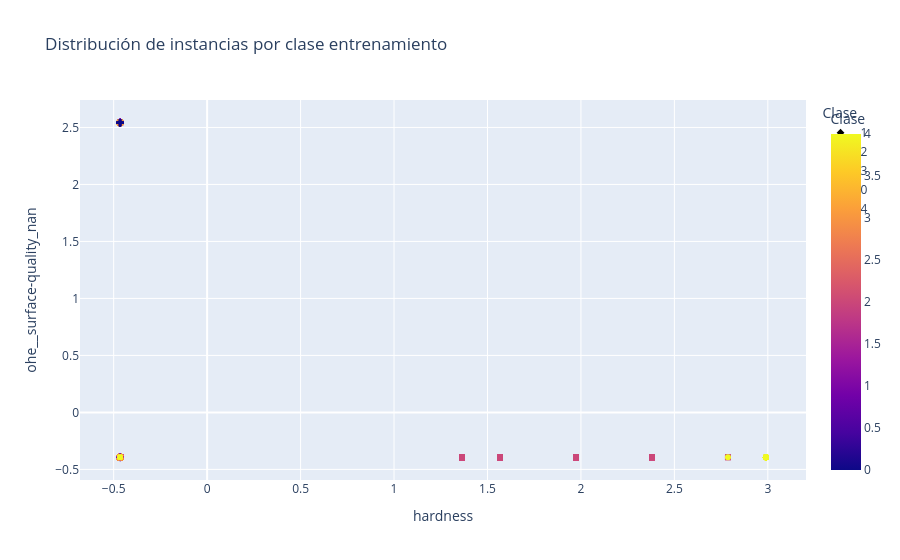
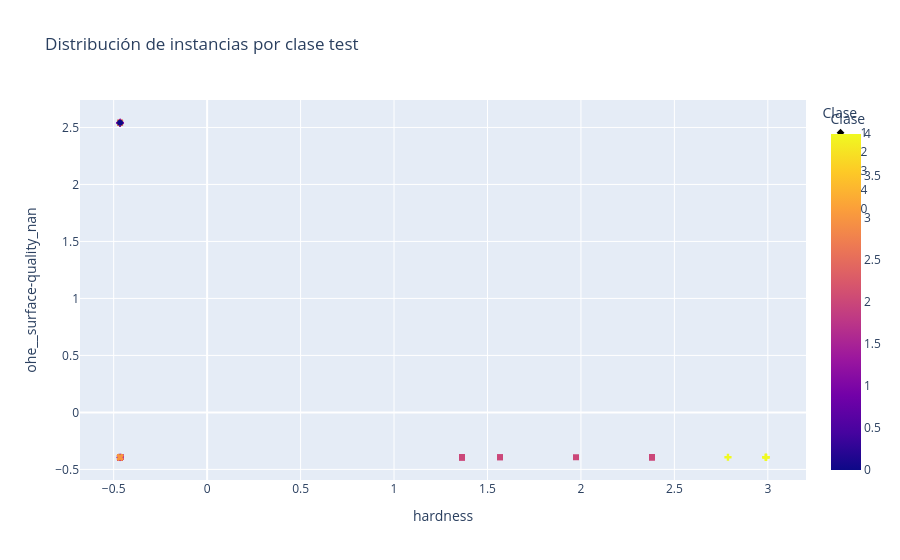
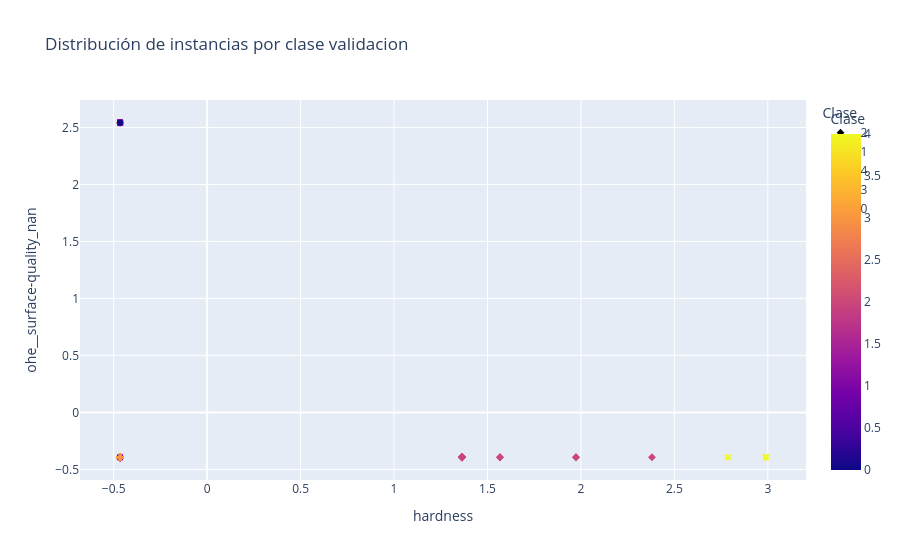

The notebook cell these images were saved under, in order:
### Markdown cell above
##### Ajuste de hiperparámetros

En esta sección vamos a añadir dificultad a los modelos para poder analizar en mayor medida el rendimiento obtenido despues de obtimizar los hiperparámetros. Para ello, podríamos aplicar dos enfoques:
* Quedarnos únicamente con un número muy reducido de características más influyentes.
* Eliminar las características más influyentes, y quedarnos con las peores.

Vamos a decantarnos por la primera opción por varios motivos:
* Al quedarnos con menos atributos, estamos reduciendo la dimensionalidad y mejora el coste computacional de los modelos
* Es más fácil obtener una representación de los datos en $\mathbb{R}^2$ o $\mathbb{R}^3$, lo cual nos facilita la interpretación de los modelos.

### Code cell
import plotly.express as px

df_train = pd.concat([X_train_2, y_train_2], axis=1)

# Colores distintos apra cada clase
COLOR_MAP = {
    '1': '#1f77b4',   # azul
    '2': '#ff7f0e',   # naranja
    '3': '#2ca02c',   # verde
    '4': '#d62728',   # rojo
    '5': '#9467bd',   # morado
    'U': '#8c564b',   # marrón
}

# Formas distintas para cada clase
SYMBOL_MAP = {
    '1': 'circle',
    '2': 'square',
    '3': 'diamond',
    '4': 'cross',
    '5': 'x',
    'U': 'triangle-up'
}

fig = px.scatter(
    df_train,
    x='hardness',
    y='ohe__surface-quality_nan',
    color='class',
    color_discrete_map=COLOR_MAP,
    symbol='class',         
    symbol_map=SYMBOL_MAP, 
    title='Distribución de instancias por clase entrenamiento',
    labels={'class': 'Clase'}
)
fig.show()

df_test = pd.concat([X_test_2, y_test_2], axis=1)

fig = px.scatter(
    df_test,
    x='hardness',    
    y='ohe__surface-quality_nan',
    color='class',
    color_discrete_map=COLOR_MAP,
    symbol='class',         
    symbol_map=SYMBOL_MAP,
    title='Distribución de instancias por clase test',
    labels={'class': 'Clase'}
)
fig.show()

df_val = pd.concat([X_val_2, y_val_2], axis=1)

fig = px.scatter(
    df_val,
    x='hardness',
    y='ohe__surface-quality_nan',
    color='class',
    color_discrete_map=COLOR_MAP,
    symbol='class',         
    symbol_map=SYMBOL_MAP,
    title='Distribución de instancias por clase validacion',
    labels={'class': 'Clase'}
)
fig.show()

### Figure 1 — Plotly figure (JSON) as saved in the notebook; plotly's stock layout.template omitted (floating-point values rounded to 4 significant figures; data arrays with more than 128 entries replaced by an {"elided": "..."} marker saying what was removed)
{"data": [{"hovertemplate": "Clase=%{marker.color}<br>hardness=%{x}<br>ohe__surface-quality_nan=%{y}<extra></extra>", "legendgroup": "1", "marker": {"color": [1, 1, 1, 1, 1, 1, 1, 1, 1, 1, 1, 1, 1, 1, 1, 1, 1, 1, 1, 1, 1, 1, 1, 1, 1, 1, 1, 1, 1, 1, 1, 1, 1, 1, 1, 1, 1, 1, 1, 1, 1, 1, 1, 1, 1, 1, 1, 1, 1, 1, 1, 1, 1, 1, 1, 1, 1, 1, 1, 1, 1, 1, 1, 1, 1, 1, 1, 1, 1, 1, 1, 1, 1, 1, 1, 1, 1, 1, 1], "coloraxis": "coloraxis", "symbol": "diamond"}, "mode": "markers", "name": "1", "orientation": "v", "showlegend": true, "type": "scatter", "x": [-0.4659, -0.4659, -0.4659, -0.4659, -0.4659, -0.4659, -0.4659, -0.4659, -0.4659, -0.4659, -0.4659, -0.4659, -0.4659, -0.4659, -0.4659, -0.4659, -0.4659, -0.4659, -0.4659, -0.4659, -0.4659, -0.4659, -0.4659, -0.4659, -0.4659, -0.4659, -0.4659, -0.4659, -0.4659, -0.4659, -0.4659, -0.4659, -0.4659, -0.4659, -0.4659, -0.4659, -0.4659, -0.4659, -0.4659, -0.4659, -0.4659, -0.4659, -0.4659, -0.4659, -0.4659, -0.4659, -0.4659, -0.4659, -0.4659, -0.4659, -0.4659, -0.4659, -0.4659, -0.4659, -0.4659, -0.4659, -0.4659, -0.4659, -0.4659, -0.4659, -0.4659, -0.4659, -0.4659, -0.4659, -0.4659, -0.4659, -0.4659, -0.4659, -0.4659, -0.4659, -0.4659, -0.4659, -0.4659, -0.4659, -0.4659, -0.4659, -0.4659, -0.4659, -0.4659], "xaxis": "x", "y": [2.541, 2.541, 2.541, 2.541, 2.541, 2.541, 2.541, 2.541, 2.541, 2.541, 2.541, 2.541, 2.541, 2.541, -0.3935, -0.3935, -0.3935, 2.541, 2.541, -0.3935, 2.541, 2.541, 2.541, 2.541, 2.541, 2.541, 2.541, 2.541, 2.541, 2.541, 2.541, 2.541, 2.541, 2.541, 2.541, 2.541, -0.3935, 2.541, 2.541, 2.541, 2.541, 2.541, 2.541, 2.541, 2.541, 2.541, 2.541, 2.541, 2.541, 2.541, 2.541, 2.541, 2.541, 2.541, 2.541, 2.541, 2.541, 2.541, 2.541, 2.541, 2.541, 2.541, 2.541, 2.541, 2.541, 2.541, -0.3935, -0.3935, 2.541, 2.541, 2.541, 2.541, -0.3935, 2.541, 2.541, 2.541, 2.541, 2.541, 2.541], "yaxis": "y"}, {"hovertemplate": "Clase=%{marker.color}<br>hardness=%{x}<br>ohe__surface-quality_nan=%{y}<extra></extra>", "legendgroup": "2", "marker": {"color": {"elided": "545 int values"}, "coloraxis": "coloraxis", "symbol": "square"}, "mode": "markers", "name": "2", "orientation": "v", "showlegend": true, "type": "scatter", "x": {"elided": "545 float values"}, "xaxis": "x", "y": {"elided": "545 float values"}, "yaxis": "y"}, {"hovertemplate": "Clase=%{marker.color}<br>hardness=%{x}<br>ohe__surface-quality_nan=%{y}<extra></extra>", "legendgroup": "3", "marker": {"color": [3, 3, 3, 3, 3, 3, 3, 3, 3, 3, 3, 3, 3, 3, 3, 3, 3, 3, 3, 3, 3, 3, 3, 3, 3, 3, 3, 3, 3, 3, 3, 3, 3, 3, 3, 3, 3, 3, 3, 3, 3, 3, 3, 3, 3, 3, 3, 3, 3, 3, 3, 3, 3, 3], "coloraxis": "coloraxis", "symbol": "x"}, "mode": "markers", "name": "3", "orientation": "v", "showlegend": true, "type": "scatter", "x": [-0.4659, -0.4659, -0.4659, -0.4659, -0.4659, -0.4659, -0.4659, -0.4659, -0.4659, -0.4659, -0.4659, -0.4659, -0.4659, -0.4659, -0.4659, -0.4659, -0.4659, -0.4659, -0.4659, -0.4659, -0.4659, -0.4659, -0.4659, -0.4659, -0.4659, -0.4659, -0.4659, -0.4659, -0.4659, -0.4659, -0.4659, -0.4659, -0.4659, -0.4659, -0.4659, -0.4659, -0.4659, -0.4659, -0.4659, -0.4659, -0.4659, -0.4659, -0.4659, -0.4659, -0.4659, -0.4659, -0.4659, -0.4659, -0.4659, -0.4659, -0.4659, -0.4659, -0.4659, -0.4659], "xaxis": "x", "y": [-0.3935, -0.3935, 2.541, 2.541, 2.541, -0.3935, -0.3935, -0.3935, -0.3935, -0.3935, -0.3935, -0.3935, -0.3935, -0.3935, -0.3935, -0.3935, -0.3935, 2.541, -0.3935, -0.3935, -0.3935, -0.3935, -0.3935, -0.3935, -0.3935, -0.3935, -0.3935, 2.541, -0.3935, -0.3935, -0.3935, -0.3935, -0.3935, -0.3935, -0.3935, -0.3935, -0.3935, -0.3935, -0.3935, -0.3935, -0.3935, 2.541, -0.3935, 2.541, -0.3935, -0.3935, -0.3935, -0.3935, 2.541, 2.541, 2.541, -0.3935, -0.3935, -0.3935], "yaxis": "y"}, {"hovertemplate": "Clase=%{marker.color}<br>hardness=%{x}<br>ohe__surface-quality_nan=%{y}<extra></extra>", "legendgroup": "0", "marker": {"color": [0, 0, 0, 0, 0, 0], "coloraxis": "coloraxis", "symbol": "cross"}, "mode": "markers", "name": "0", "orientation": "v", "showlegend": true, "type": "scatter", "x": [-0.4659, -0.4659, -0.4659, -0.4659, -0.4659, -0.4659], "xaxis": "x", "y": [2.541, 2.541, 2.541, 2.541, 2.541, 2.541], "yaxis": "y"}, {"hovertemplate": "Clase=%{marker.color}<br>hardness=%{x}<br>ohe__surface-quality_nan=%{y}<extra></extra>", "legendgroup": "4", "marker": {"color": [4, 4, 4, 4, 4, 4, 4, 4, 4, 4, 4, 4, 4, 4, 4, 4, 4, 4, 4, 4, 4, 4, 4, 4, 4, 4, 4, 4, 4, 4, 4, 4], "coloraxis": "coloraxis", "symbol": "circle"}, "mode": "markers", "name": "4", "orientation": "v", "showlegend": true, "type": "scatter", "x": [2.99, 2.99, 2.99, 2.99, 2.99, 2.99, 2.99, 2.99, 2.99, -0.4659, 2.99, 2.99, 2.99, 2.99, 2.99, 2.99, 2.99, 2.99, 2.99, 2.99, 2.99, -0.4659, 2.99, 2.99, 2.99, 2.99, 2.99, 2.787, 2.99, 2.99, 2.99, 2.99], "xaxis": "x", "y": [-0.3935, -0.3935, -0.3935, -0.3935, -0.3935, -0.3935, -0.3935, -0.3935, -0.3935, -0.3935, -0.3935, -0.3935, -0.3935, -0.3935, -0.3935, -0.3935, -0.3935, -0.3935, -0.3935, -0.3935, -0.3935, -0.3935, -0.3935, -0.3935, -0.3935, -0.3935, -0.3935, -0.3935, -0.3935, -0.3935, -0.3935, -0.3935], "yaxis": "y"}], "layout": {"coloraxis": {"colorbar": {"title": {"text": "Clase"}}, "colorscale": [[0, "#0d0887"], [0.1111, "#46039f"], [0.2222, "#7201a8"], [0.3333, "#9c179e"], [0.4444, "#bd3786"], [0.5556, "#d8576b"], [0.6667, "#ed7953"], [0.7778, "#fb9f3a"], [0.8889, "#fdca26"], [1, "#f0f921"]]}, "legend": {"title": {"text": "Clase"}, "tracegroupgap": 0}, "title": {"text": "Distribución de instancias por clase entrenamiento"}, "xaxis": {"anchor": "y", "domain": [0, 1], "title": {"text": "hardness"}}, "yaxis": {"anchor": "x", "domain": [0, 1], "title": {"text": "ohe__surface-quality_nan"}}}}

### Figure 2 — Plotly figure (JSON) as saved in the notebook; plotly's stock layout.template omitted (floating-point values rounded to 4 significant figures)
{"data": [{"hovertemplate": "Clase=%{marker.color}<br>hardness=%{x}<br>ohe__surface-quality_nan=%{y}<extra></extra>", "legendgroup": "1", "marker": {"color": [1, 1, 1, 1, 1, 1, 1, 1, 1, 1], "coloraxis": "coloraxis", "symbol": "diamond"}, "mode": "markers", "name": "1", "orientation": "v", "showlegend": true, "type": "scatter", "x": [-0.4659, -0.4659, -0.4659, -0.4659, -0.4659, -0.4659, -0.4659, -0.4659, -0.4659, -0.4659], "xaxis": "x", "y": [2.541, 2.541, 2.541, 2.541, 2.541, -0.3935, 2.541, 2.541, 2.541, 2.541], "yaxis": "y"}, {"hovertemplate": "Clase=%{marker.color}<br>hardness=%{x}<br>ohe__surface-quality_nan=%{y}<extra></extra>", "legendgroup": "2", "marker": {"color": [2, 2, 2, 2, 2, 2, 2, 2, 2, 2, 2, 2, 2, 2, 2, 2, 2, 2, 2, 2, 2, 2, 2, 2, 2, 2, 2, 2, 2, 2, 2, 2, 2, 2, 2, 2, 2, 2, 2, 2, 2, 2, 2, 2, 2, 2, 2, 2, 2, 2, 2, 2, 2, 2, 2, 2, 2, 2, 2, 2, 2, 2, 2, 2, 2, 2, 2, 2, 2], "coloraxis": "coloraxis", "symbol": "square"}, "mode": "markers", "name": "2", "orientation": "v", "showlegend": true, "type": "scatter", "x": [1.364, 1.364, -0.4659, 2.38, -0.4659, -0.4659, -0.4659, 2.38, -0.4659, 2.38, 1.974, -0.4659, 1.567, -0.4659, -0.4659, -0.4659, -0.4659, -0.4659, -0.4659, -0.4659, -0.4659, -0.4659, -0.4659, -0.4659, 2.38, -0.4659, -0.4659, -0.4659, -0.4659, 1.364, -0.4659, -0.4659, -0.4659, -0.4659, -0.4659, -0.4659, -0.4659, -0.4659, -0.4659, -0.4659, -0.4659, 1.567, -0.4659, -0.4659, 1.364, 1.364, -0.4659, -0.4659, -0.4659, -0.4659, -0.4659, 1.364, -0.4659, -0.4659, 2.38, -0.4659, -0.4659, -0.4659, -0.4659, -0.4659, -0.4659, -0.4659, -0.4659, -0.4659, -0.4659, -0.4659, -0.4659, 1.364, -0.4659], "xaxis": "x", "y": [-0.3935, -0.3935, -0.3935, -0.3935, -0.3935, -0.3935, -0.3935, -0.3935, -0.3935, -0.3935, -0.3935, -0.3935, -0.3935, -0.3935, -0.3935, -0.3935, 2.541, -0.3935, -0.3935, -0.3935, -0.3935, -0.3935, -0.3935, -0.3935, -0.3935, -0.3935, -0.3935, -0.3935, -0.3935, -0.3935, -0.3935, -0.3935, -0.3935, -0.3935, -0.3935, -0.3935, -0.3935, 2.541, -0.3935, -0.3935, -0.3935, -0.3935, -0.3935, -0.3935, -0.3935, -0.3935, -0.3935, -0.3935, -0.3935, -0.3935, -0.3935, -0.3935, -0.3935, -0.3935, -0.3935, -0.3935, -0.3935, -0.3935, -0.3935, -0.3935, -0.3935, -0.3935, -0.3935, -0.3935, -0.3935, -0.3935, -0.3935, -0.3935, -0.3935], "yaxis": "y"}, {"hovertemplate": "Clase=%{marker.color}<br>hardness=%{x}<br>ohe__surface-quality_nan=%{y}<extra></extra>", "legendgroup": "3", "marker": {"color": [3, 3, 3, 3, 3, 3], "coloraxis": "coloraxis", "symbol": "x"}, "mode": "markers", "name": "3", "orientation": "v", "showlegend": true, "type": "scatter", "x": [-0.4659, -0.4659, -0.4659, -0.4659, -0.4659, -0.4659], "xaxis": "x", "y": [2.541, -0.3935, -0.3935, -0.3935, -0.3935, -0.3935], "yaxis": "y"}, {"hovertemplate": "Clase=%{marker.color}<br>hardness=%{x}<br>ohe__surface-quality_nan=%{y}<extra></extra>", "legendgroup": "4", "marker": {"color": [4, 4, 4, 4], "coloraxis": "coloraxis", "symbol": "cross"}, "mode": "markers", "name": "4", "orientation": "v", "showlegend": true, "type": "scatter", "x": [2.99, 2.99, 2.787, 2.99], "xaxis": "x", "y": [-0.3935, -0.3935, -0.3935, -0.3935], "yaxis": "y"}, {"hovertemplate": "Clase=%{marker.color}<br>hardness=%{x}<br>ohe__surface-quality_nan=%{y}<extra></extra>", "legendgroup": "0", "marker": {"color": [0], "coloraxis": "coloraxis", "symbol": "circle"}, "mode": "markers", "name": "0", "orientation": "v", "showlegend": true, "type": "scatter", "x": [-0.4659], "xaxis": "x", "y": [2.541], "yaxis": "y"}], "layout": {"coloraxis": {"colorbar": {"title": {"text": "Clase"}}, "colorscale": [[0, "#0d0887"], [0.1111, "#46039f"], [0.2222, "#7201a8"], [0.3333, "#9c179e"], [0.4444, "#bd3786"], [0.5556, "#d8576b"], [0.6667, "#ed7953"], [0.7778, "#fb9f3a"], [0.8889, "#fdca26"], [1, "#f0f921"]]}, "legend": {"title": {"text": "Clase"}, "tracegroupgap": 0}, "title": {"text": "Distribución de instancias por clase test"}, "xaxis": {"anchor": "y", "domain": [0, 1], "title": {"text": "hardness"}}, "yaxis": {"anchor": "x", "domain": [0, 1], "title": {"text": "ohe__surface-quality_nan"}}}}

### Figure 3 — Plotly figure (JSON) as saved in the notebook; plotly's stock layout.template omitted (floating-point values rounded to 4 significant figures)
{"data": [{"hovertemplate": "Clase=%{marker.color}<br>hardness=%{x}<br>ohe__surface-quality_nan=%{y}<extra></extra>", "legendgroup": "2", "marker": {"color": [2, 2, 2, 2, 2, 2, 2, 2, 2, 2, 2, 2, 2, 2, 2, 2, 2, 2, 2, 2, 2, 2, 2, 2, 2, 2, 2, 2, 2, 2, 2, 2, 2, 2, 2, 2, 2, 2, 2, 2, 2, 2, 2, 2, 2, 2, 2, 2, 2, 2, 2, 2, 2, 2, 2, 2, 2, 2, 2, 2, 2, 2, 2, 2, 2, 2, 2, 2], "coloraxis": "coloraxis", "symbol": "diamond"}, "mode": "markers", "name": "2", "orientation": "v", "showlegend": true, "type": "scatter", "x": [-0.4659, -0.4659, -0.4659, -0.4659, 2.38, -0.4659, -0.4659, -0.4659, -0.4659, -0.4659, -0.4659, 1.364, -0.4659, 1.364, 1.974, 1.567, -0.4659, -0.4659, 1.364, -0.4659, -0.4659, 1.364, -0.4659, 1.364, -0.4659, 1.364, -0.4659, -0.4659, -0.4659, -0.4659, 1.567, -0.4659, -0.4659, 1.364, -0.4659, -0.4659, -0.4659, -0.4659, -0.4659, -0.4659, -0.4659, -0.4659, 1.364, -0.4659, -0.4659, -0.4659, -0.4659, -0.4659, 1.364, -0.4659, -0.4659, -0.4659, -0.4659, -0.4659, -0.4659, -0.4659, -0.4659, -0.4659, -0.4659, 1.974, 1.364, 1.364, -0.4659, 1.364, -0.4659, -0.4659, -0.4659, -0.4659], "xaxis": "x", "y": [-0.3935, -0.3935, -0.3935, -0.3935, -0.3935, -0.3935, -0.3935, -0.3935, -0.3935, -0.3935, 2.541, -0.3935, -0.3935, -0.3935, -0.3935, -0.3935, -0.3935, -0.3935, -0.3935, -0.3935, -0.3935, -0.3935, -0.3935, -0.3935, -0.3935, -0.3935, -0.3935, -0.3935, -0.3935, -0.3935, -0.3935, -0.3935, -0.3935, -0.3935, -0.3935, -0.3935, -0.3935, -0.3935, -0.3935, -0.3935, -0.3935, -0.3935, -0.3935, -0.3935, -0.3935, 2.541, -0.3935, -0.3935, -0.3935, -0.3935, -0.3935, -0.3935, -0.3935, -0.3935, -0.3935, -0.3935, -0.3935, -0.3935, -0.3935, -0.3935, -0.3935, -0.3935, -0.3935, -0.3935, -0.3935, -0.3935, -0.3935, -0.3935], "yaxis": "y"}, {"hovertemplate": "Clase=%{marker.color}<br>hardness=%{x}<br>ohe__surface-quality_nan=%{y}<extra></extra>", "legendgroup": "1", "marker": {"color": [1, 1, 1, 1, 1, 1, 1, 1, 1, 1], "coloraxis": "coloraxis", "symbol": "square"}, "mode": "markers", "name": "1", "orientation": "v", "showlegend": true, "type": "scatter", "x": [-0.4659, -0.4659, -0.4659, -0.4659, -0.4659, -0.4659, -0.4659, -0.4659, -0.4659, -0.4659], "xaxis": "x", "y": [2.541, 2.541, 2.541, 2.541, 2.541, 2.541, -0.3935, 2.541, 2.541, 2.541], "yaxis": "y"}, {"hovertemplate": "Clase=%{marker.color}<br>hardness=%{x}<br>ohe__surface-quality_nan=%{y}<extra></extra>", "legendgroup": "4", "marker": {"color": [4, 4, 4, 4], "coloraxis": "coloraxis", "symbol": "x"}, "mode": "markers", "name": "4", "orientation": "v", "showlegend": true, "type": "scatter", "x": [2.99, 2.99, 2.787, 2.99], "xaxis": "x", "y": [-0.3935, -0.3935, -0.3935, -0.3935], "yaxis": "y"}, {"hovertemplate": "Clase=%{marker.color}<br>hardness=%{x}<br>ohe__surface-quality_nan=%{y}<extra></extra>", "legendgroup": "3", "marker": {"color": [3, 3, 3, 3, 3, 3, 3], "coloraxis": "coloraxis", "symbol": "cross"}, "mode": "markers", "name": "3", "orientation": "v", "showlegend": true, "type": "scatter", "x": [-0.4659, -0.4659, -0.4659, -0.4659, -0.4659, -0.4659, -0.4659], "xaxis": "x", "y": [-0.3935, -0.3935, -0.3935, -0.3935, -0.3935, -0.3935, -0.3935], "yaxis": "y"}, {"hovertemplate": "Clase=%{marker.color}<br>hardness=%{x}<br>ohe__surface-quality_nan=%{y}<extra></extra>", "legendgroup": "0", "marker": {"color": [0], "coloraxis": "coloraxis", "symbol": "circle"}, "mode": "markers", "name": "0", "orientation": "v", "showlegend": true, "type": "scatter", "x": [-0.4659], "xaxis": "x", "y": [2.541], "yaxis": "y"}], "layout": {"coloraxis": {"colorbar": {"title": {"text": "Clase"}}, "colorscale": [[0, "#0d0887"], [0.1111, "#46039f"], [0.2222, "#7201a8"], [0.3333, "#9c179e"], [0.4444, "#bd3786"], [0.5556, "#d8576b"], [0.6667, "#ed7953"], [0.7778, "#fb9f3a"], [0.8889, "#fdca26"], [1, "#f0f921"]]}, "legend": {"title": {"text": "Clase"}, "tracegroupgap": 0}, "title": {"text": "Distribución de instancias por clase validacion"}, "xaxis": {"anchor": "y", "domain": [0, 1], "title": {"text": "hardness"}}, "yaxis": {"anchor": "x", "domain": [0, 1], "title": {"text": "ohe__surface-quality_nan"}}}}
